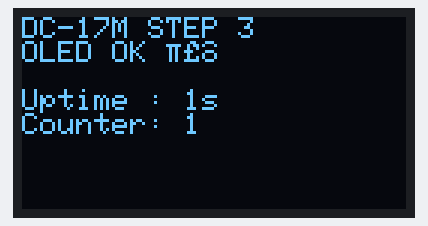
Bench run of a sketch on a simulated ESP32-S3. Shown: 128×64 one-colour display. What the sketch prints to the serial monitor is not drawn.

Above: at 1.1 s.
At 5.1 s:
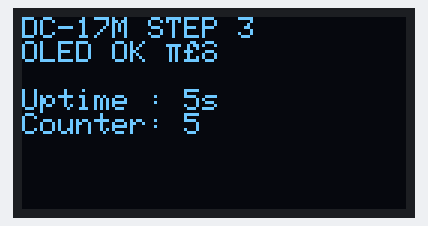
At 10.1 s:
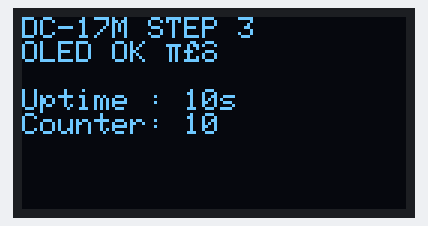
At 19.1 s:
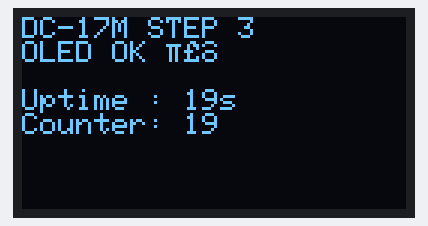
At 28.1 s:
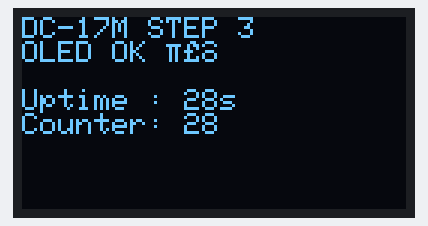
At 38.1 s:
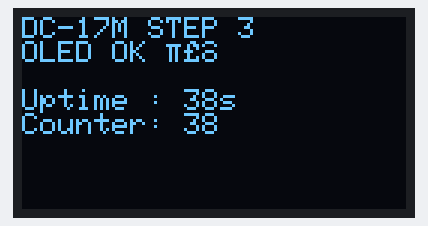

Measured:
- what the display in image 0 shows lasts 1.0 s, from 1.0 s to 2.0 s

The sketch:

dc17m_esp32_selftest.ino
```cpp
// =============================================================
//  DC-17M MODULAR DIAGNOSTIC
//  Change TEST_STEP to select which module to test
//  Open Serial Monitor at 115200 baud
//
//  STEP 1 — GPIO outputs   : RGB LED + magazine LED
//  STEP 2 — GPIO inputs    : trigger, mode switch, reed switch, pot
//  STEP 3 — OLED only      : SH1106 on I2C (DRV2605 disconnected)
//  STEP 4 — DRV2605 only   : haptic driver on I2C (OLED disconnected)
//  STEP 5 — MAX98357 I2S   : audio amp + speaker (1kHz sine test tone)
// =============================================================

#define TEST_STEP 3   // ← change this (1–5) and reflash

// =============================================================
//  PIN DEFINITIONS
// =============================================================
#define MODE_SWITCH_PIN   15
#define TRIGGER_PIN       14
#define MAG_SENSOR_PIN    20
#define VOLUME_PIN         1
#define RED_LED_PIN        6
#define GREEN_LED_PIN      5
#define BLUE_LED_PIN       4
#define LED_PIN           13

#define I2C_SDA            8
#define I2C_SCL            9

#define I2S_BCLK          38
#define I2S_LRCK          39
#define I2S_DOUT          37

// =============================================================
//  INCLUDES — only what each step needs
// =============================================================
#include <Arduino.h>

#if TEST_STEP == 3
  #include <Wire.h>
  #include <Adafruit_GFX.h>
  #include <Adafruit_SH110X.h>
  Adafruit_SH1106G display(128, 64, &Wire, -1);
  bool oledOK = false;
#endif

#if TEST_STEP == 4
  #include <Wire.h>
  #include <Adafruit_DRV2605.h>
  Adafruit_DRV2605 drv;
  bool drvOK = false;
#endif

#if TEST_STEP == 5
  #include "driver/i2s.h"
  #define I2S_PORT I2S_NUM_0
  #define SAMPLE_RATE 44100
  #define SINE_FREQ   1000
  #define AMPLITUDE   20000
#endif

// =============================================================
//  SHARED STATE
// =============================================================
unsigned long lastPrint   = 0;
unsigned long lastAction  = 0;
int           actionStep  = 0;

// =============================================================
//  STEP 1 HELPERS — GPIO outputs
// =============================================================
#if TEST_STEP == 1
void setRGB(uint8_t r, uint8_t g, uint8_t b) {
  ledcWrite(RED_LED_PIN,   r);
  ledcWrite(GREEN_LED_PIN, g);
  ledcWrite(BLUE_LED_PIN,  b);
}

const char* rgbNames[] = { "RED", "GREEN", "BLUE", "WHITE", "OFF" };
uint8_t rgbR[] = {255,   0,   0, 255, 0};
uint8_t rgbG[] = {  0, 255,   0, 255, 0};
uint8_t rgbB[] = {  0,   0, 255, 255, 0};
#endif

// =============================================================
//  STEP 5 HELPERS — I2S sine wave
// =============================================================
#if TEST_STEP == 5
void writeI2SSine() {
  const int bufSamples = 256;
  static int16_t sineBuf[bufSamples];
  static bool built = false;
  if (!built) {
    for (int i = 0; i < bufSamples; i++)
      sineBuf[i] = (int16_t)(AMPLITUDE * sin(2.0 * PI * i / bufSamples));
    built = true;
  }
  size_t written;
  i2s_write(I2S_PORT, sineBuf, sizeof(sineBuf), &written, pdMS_TO_TICKS(10));
}
#endif

// =============================================================
//  SETUP
// =============================================================
void setup() {
  Serial.begin(115200);
  delay(800);
  Serial.println("\n\n========================================");
  Serial.printf( "  DC-17M DIAGNOSTIC — STEP %d\n", TEST_STEP);
  Serial.println("========================================");

  // ── STEP 1 — GPIO outputs ──────────────────────────────────
  #if TEST_STEP == 1
  Serial.println("\n[STEP 1]  GPIO outputs: RGB LED + magazine LED");
  Serial.println("  Watch the RGB LED cycle R → G → B → White → Off");
  Serial.println("  Magazine LED will blink independently\n");

  pinMode(LED_PIN, OUTPUT);
  digitalWrite(LED_PIN, LOW);

  ledcAttach(RED_LED_PIN,   5000, 8);
  ledcAttach(GREEN_LED_PIN, 5000, 8);
  ledcAttach(BLUE_LED_PIN,  5000, 8);
  setRGB(0, 0, 0);
  Serial.println("[STEP 1]  LEDC configured — starting colour cycle");
  #endif

  // ── STEP 2 — GPIO inputs ───────────────────────────────────
  #if TEST_STEP == 2
  Serial.println("\n[STEP 2]  GPIO inputs: trigger, mode switch, reed switch, pot");
  Serial.println("  Press each button and insert/remove the mag");
  Serial.println("  Turn the pot end to end — should sweep 0 to 4095\n");

  pinMode(TRIGGER_PIN,     INPUT_PULLUP);
  pinMode(MODE_SWITCH_PIN, INPUT_PULLUP);
  pinMode(MAG_SENSOR_PIN,  INPUT_PULLUP);
  Serial.println("[STEP 2]  Inputs configured — reporting every 500ms");
  #endif

  // ── STEP 3 — OLED only ─────────────────────────────────────
  #if TEST_STEP == 3
  Serial.println("\n[STEP 3]  OLED SH1106 — DRV2605 must be DISCONNECTED");
  Serial.println("  Expected I2C address: 0x3C (try 0x3D if it fails)\n");

  Wire.begin(I2C_SDA, I2C_SCL);
  Wire.setClock(100000);
  Serial.printf("[I2C]     Bus on SDA=GPIO%d SCL=GPIO%d @ 100kHz\n", I2C_SDA, I2C_SCL);

  Serial.println("[I2C]     Scanning bus...");
  int found = 0;
  for (uint8_t addr = 1; addr < 127; addr++) {
    Wire.beginTransmission(addr);
    if (Wire.endTransmission() == 0) {
      Serial.printf("  Device at 0x%02X", addr);
      if (addr == 0x3C || addr == 0x3D) Serial.print("  ← OLED SH1106");
      Serial.println();
      found++;
    }
  }
  Serial.printf("[I2C]     %d device(s) found\n\n", found);

  Serial.print("[OLED]    Initialising at 0x3C... ");
  if (display.begin(0x3C, true)) {
    oledOK = true;
    Serial.println("OK ✓");
    display.clearDisplay();
    display.setTextSize(1);
    display.setTextColor(SH110X_WHITE);
    display.setCursor(0, 0);
    display.println("DC-17M DIAGNOSTIC");
    display.println("STEP 3: OLED test");
    display.println("");
    display.println("If you see this,");
    display.println("OLED is working!");
    display.display();
  } else {
    Serial.println("FAIL ✗ at 0x3C — trying 0x3D...");
    if (display.begin(0x3D, true)) {
      oledOK = true;
      Serial.println("[OLED]    OK at 0x3D ✓ — update OLED_ADDR to 0x3D in main sketch");
      display.clearDisplay();
      display.setTextColor(SH110X_WHITE);
      display.setCursor(0, 0);
      display.println("OLED OK at 0x3D");
      display.println("Update main sketch!");
      display.display();
    } else {
      Serial.println("[OLED]    FAIL at 0x3D too ✗");
      Serial.println("[OLED]    Check: SDA=GPIO8, SCL=GPIO9, VCC=3.3V, pull-ups present");
    }
  }
  #endif

  // ── STEP 4 — DRV2605 only ──────────────────────────────────
  #if TEST_STEP == 4
  Serial.println("\n[STEP 4]  DRV2605 haptic — OLED must be DISCONNECTED");
  Serial.println("  Expected I2C address: 0x5A\n");

  Wire.begin(I2C_SDA, I2C_SCL);
  Wire.setClock(100000);
  Serial.printf("[I2C]     Bus on SDA=GPIO%d SCL=GPIO%d @ 100kHz\n", I2C_SDA, I2C_SCL);

  Serial.println("[I2C]     Scanning bus...");
  int found = 0;
  for (uint8_t addr = 1; addr < 127; addr++) {
    Wire.beginTransmission(addr);
    if (Wire.endTransmission() == 0) {
      Serial.printf("  Device at 0x%02X", addr);
      if (addr == 0x5A || addr == 0x5B) Serial.print("  ← DRV2605");
      Serial.println();
      found++;
    }
  }
  Serial.printf("[I2C]     %d device(s) found\n\n", found);

  Serial.print("[DRV2605] Initialising... ");
  if (drv.begin()) {
    drvOK = true;
    drv.selectLibrary(1);
    drv.setMode(DRV2605_MODE_INTTRIG);
    Serial.println("OK ✓");
    Serial.println("[DRV2605] Firing boot pulse — did you feel it?");
    drv.setWaveform(0, 1);
    drv.setWaveform(1, 0);
    drv.go();
  } else {
    Serial.println("FAIL ✗");
    Serial.println("[DRV2605] Check: SDA=GPIO8, SCL=GPIO9, VCC=3.3V, address=0x5A");
  }
  #endif

  // ── STEP 5 — MAX98357 I2S ──────────────────────────────────
  #if TEST_STEP == 5
  Serial.println("\n[STEP 5]  MAX98357 I2S audio — speaker must be connected");
  Serial.printf( "  BCLK=GPIO%d  LRCK=GPIO%d  DOUT=GPIO%d\n\n",
                 I2S_BCLK, I2S_LRCK, I2S_DOUT);

  i2s_config_t i2s_config = {
    .mode                 = (i2s_mode_t)(I2S_MODE_MASTER | I2S_MODE_TX),
    .sample_rate          = SAMPLE_RATE,
    .bits_per_sample      = I2S_BITS_PER_SAMPLE_16BIT,
    .channel_format       = I2S_CHANNEL_FMT_ONLY_LEFT,
    .communication_format = I2S_COMM_FORMAT_I2S_MSB,
    .intr_alloc_flags     = ESP_INTR_FLAG_LEVEL1,
    .dma_buf_count        = 4,
    .dma_buf_len          = 256,
    .use_apll             = false,
    .tx_desc_auto_clear   = true,
    .fixed_mclk           = 0
  };
  i2s_pin_config_t pin_config = {
    .bck_io_num    = I2S_BCLK,
    .ws_io_num     = I2S_LRCK,
    .data_out_num  = I2S_DOUT,
    .data_in_num   = I2S_PIN_NO_CHANGE
  };

  esp_err_t err = i2s_driver_install(I2S_PORT, &i2s_config, 0, NULL);
  if (err == ESP_OK) {
    i2s_set_pin(I2S_PORT, &pin_config);
    i2s_zero_dma_buffer(I2S_PORT);
    Serial.println("[I2S]     Driver installed OK ✓");
    Serial.printf( "[I2S]     Playing %dHz sine tone at %d Hz sample rate\n",
                   SINE_FREQ, SAMPLE_RATE);
    Serial.println("[I2S]     You should hear a continuous tone from the speaker");
  } else {
    Serial.printf("[I2S]     Driver install FAILED — error 0x%x ✗\n", err);
  }
  #endif

  Serial.println("\n[READY]   Entering loop...\n");
}

// =============================================================
//  LOOP
// =============================================================
void loop() {
  unsigned long now = millis();

  // ── STEP 1 — cycle RGB every 800ms, blink mag LED ──────────
  #if TEST_STEP == 1
  if (now - lastAction > 800) {
    setRGB(rgbR[actionStep], rgbG[actionStep], rgbB[actionStep]);
    Serial.printf("[RGB]     %s\n", rgbNames[actionStep]);
    actionStep = (actionStep + 1) % 5;
    lastAction = now;
  }
  // Mag LED blinks on a different cadence to confirm it's independent
  digitalWrite(LED_PIN, ((now / 400) % 2) ? HIGH : LOW);
  #endif

  // ── STEP 2 — print inputs every 500ms ──────────────────────
  #if TEST_STEP == 2
  if (now - lastPrint > 500) {
    bool trigger = digitalRead(TRIGGER_PIN)     == LOW;
    bool modeSw  = digitalRead(MODE_SWITCH_PIN) == LOW;
    bool mag     = digitalRead(MAG_SENSOR_PIN)  == HIGH;
    int  pot     = analogRead(VOLUME_PIN);

    Serial.println("┌──────────────────────────────┐");
    Serial.printf( "│ TRIGGER  GPIO14 : %s\n", trigger ? "PRESSED ◄" : "open     ");
    Serial.printf( "│ MODE SW  GPIO15 : %s\n", modeSw  ? "PRESSED ◄" : "open     ");
    Serial.printf( "│ REED SW  GPIO20 : %s\n", mag     ? "MAG IN  ◄" : "no mag   ");
    Serial.printf( "│ POT      GPIO 1 : %4d / 4095\n", pot);
    Serial.println("└──────────────────────────────┘");
    lastPrint = now;
  }
  #endif

  // ── STEP 3 — scroll counter on OLED every second ───────────
  #if TEST_STEP == 3
  if (now - lastPrint > 1000) {
    actionStep++;
    if (oledOK) {
      display.clearDisplay();
      display.setTextSize(1);
      display.setTextColor(SH110X_WHITE);
      display.setCursor(0, 0);
      display.println("DC-17M STEP 3");
      display.println("OLED OK ✓");
      display.println("");
      display.printf("Uptime : %lus\n", now / 1000);
      display.printf("Counter: %d\n", actionStep);
      display.display();
      Serial.printf("[OLED]    Frame %d drawn OK\n", actionStep);
    } else {
      Serial.printf("[OLED]    Still failing — check wiring (%ds)\n", now / 1000);
    }
    lastPrint = now;
  }
  #endif

  // ── STEP 4 — fire haptic every 3s ──────────────────────────
  #if TEST_STEP == 4
  if (now - lastPrint > 1000) {
    Serial.printf("[DRV2605] Status: %s — uptime %lus\n",
                  drvOK ? "OK ✓" : "FAIL ✗", now / 1000);
    lastPrint = now;
  }
  if (drvOK && now - lastAction > 3000) {
    Serial.println("[DRV2605] Firing pulse — feel it?");
    drv.setWaveform(0, 15);
    drv.setWaveform(1,  0);
    drv.go();
    lastAction = now;
  }
  #endif

  // ── STEP 5 — stream sine tone continuously ─────────────────
  #if TEST_STEP == 5
  writeI2SSine();
  if (now - lastPrint > 2000) {
    Serial.printf("[I2S]     Streaming — uptime %lus\n", now / 1000);
    lastPrint = now;
  }
  #endif
}
```
